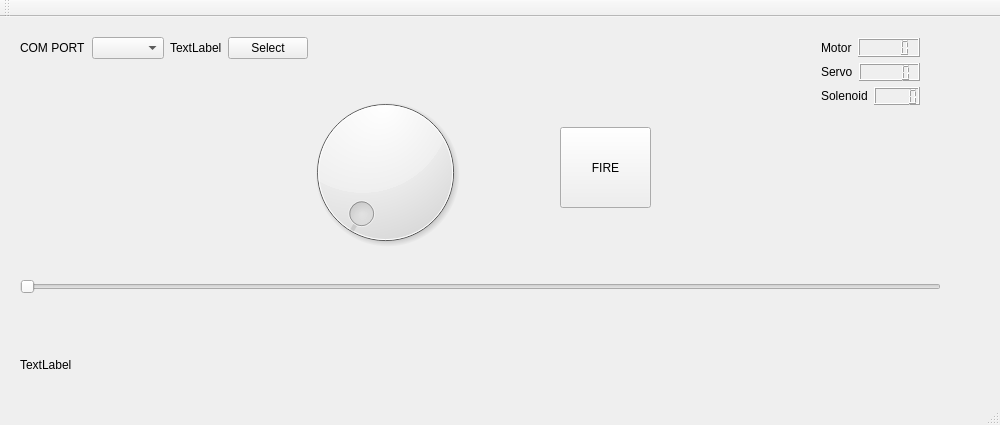
<?xml version="1.0" encoding="UTF-8"?>
<ui version="4.0">
 <class>MainWindow</class>
 <widget class="QMainWindow" name="MainWindow">
  <property name="geometry">
   <rect>
    <x>0</x>
    <y>0</y>
    <width>1000</width>
    <height>425</height>
   </rect>
  </property>
  <property name="sizePolicy">
   <sizepolicy hsizetype="Fixed" vsizetype="Fixed">
    <horstretch>0</horstretch>
    <verstretch>0</verstretch>
   </sizepolicy>
  </property>
  <property name="windowTitle">
   <string>MainWindow</string>
  </property>
  <widget class="QWidget" name="centralWidget">
   <widget class="QWidget" name="layoutWidget">
    <property name="geometry">
     <rect>
      <x>9</x>
      <y>9</y>
      <width>272</width>
      <height>24</height>
     </rect>
    </property>
    <layout class="QHBoxLayout" name="horizontalLayout">
     <property name="sizeConstraint">
      <enum>QLayout::SetFixedSize</enum>
     </property>
     <item>
      <widget class="QLabel" name="label">
       <property name="text">
        <string>COM PORT</string>
       </property>
      </widget>
     </item>
     <item>
      <widget class="QComboBox" name="comboBox_port_select"/>
     </item>
     <item>
      <widget class="QLabel" name="label_description">
       <property name="sizePolicy">
        <sizepolicy hsizetype="Expanding" vsizetype="Preferred">
         <horstretch>0</horstretch>
         <verstretch>0</verstretch>
        </sizepolicy>
       </property>
       <property name="text">
        <string>TextLabel</string>
       </property>
      </widget>
     </item>
     <item>
      <widget class="QPushButton" name="pushButton_port_select">
       <property name="text">
        <string>Select</string>
       </property>
      </widget>
     </item>
    </layout>
   </widget>
   <widget class="QLabel" name="label_status">
    <property name="geometry">
     <rect>
      <x>20</x>
      <y>340</y>
      <width>411</width>
      <height>16</height>
     </rect>
    </property>
    <property name="sizePolicy">
     <sizepolicy hsizetype="Expanding" vsizetype="Preferred">
      <horstretch>0</horstretch>
      <verstretch>0</verstretch>
     </sizepolicy>
    </property>
    <property name="text">
     <string>TextLabel</string>
    </property>
   </widget>
   <widget class="QSlider" name="horizontalSlider">
    <property name="geometry">
     <rect>
      <x>20</x>
      <y>260</y>
      <width>921</width>
      <height>20</height>
     </rect>
    </property>
    <property name="orientation">
     <enum>Qt::Horizontal</enum>
    </property>
   </widget>
   <widget class="QDial" name="dial">
    <property name="geometry">
     <rect>
      <x>240</x>
      <y>70</y>
      <width>291</width>
      <height>171</height>
     </rect>
    </property>
   </widget>
   <widget class="QPushButton" name="pushButton_fire">
    <property name="geometry">
     <rect>
      <x>560</x>
      <y>110</y>
      <width>91</width>
      <height>81</height>
     </rect>
    </property>
    <property name="text">
     <string>FIRE</string>
    </property>
    <property name="shortcut">
     <string>Space</string>
    </property>
   </widget>
   <widget class="QWidget" name="layoutWidget">
    <property name="geometry">
     <rect>
      <x>810</x>
      <y>10</y>
      <width>121</width>
      <height>89</height>
     </rect>
    </property>
    <layout class="QVBoxLayout" name="verticalLayout">
     <item>
      <layout class="QHBoxLayout" name="horizontalLayout_2">
       <item>
        <widget class="QLabel" name="label_motorState">
         <property name="text">
          <string>Motor</string>
         </property>
        </widget>
       </item>
       <item>
        <widget class="QLCDNumber" name="lcdNumber_motor"/>
       </item>
      </layout>
     </item>
     <item>
      <layout class="QHBoxLayout" name="horizontalLayout_3">
       <item>
        <widget class="QLabel" name="label_servoState">
         <property name="text">
          <string>Servo</string>
         </property>
        </widget>
       </item>
       <item>
        <widget class="QLCDNumber" name="lcdNumber_Servo"/>
       </item>
      </layout>
     </item>
     <item>
      <layout class="QHBoxLayout" name="horizontalLayout_4">
       <item>
        <widget class="QLabel" name="label_solenoidState">
         <property name="text">
          <string>Solenoid</string>
         </property>
        </widget>
       </item>
       <item>
        <widget class="QLCDNumber" name="lcdNumber_Solenoid"/>
       </item>
      </layout>
     </item>
    </layout>
   </widget>
  </widget>
  <widget class="QMenuBar" name="menuBar">
   <property name="geometry">
    <rect>
     <x>0</x>
     <y>0</y>
     <width>1000</width>
     <height>20</height>
    </rect>
   </property>
  </widget>
  <widget class="QToolBar" name="mainToolBar">
   <attribute name="toolBarArea">
    <enum>TopToolBarArea</enum>
   </attribute>
   <attribute name="toolBarBreak">
    <bool>false</bool>
   </attribute>
  </widget>
  <widget class="QStatusBar" name="statusBar"/>
 </widget>
 <layoutdefault spacing="6" margin="11"/>
 <resources/>
 <connections>
  <connection>
   <sender>horizontalSlider</sender>
   <signal>sliderMoved(int)</signal>
   <receiver>lcdNumber_motor</receiver>
   <slot>display(int)</slot>
   <hints>
    <hint type="sourcelabel">
     <x>676</x>
     <y>306</y>
    </hint>
    <hint type="destinationlabel">
     <x>901</x>
     <y>62</y>
    </hint>
   </hints>
  </connection>
  <connection>
   <sender>dial</sender>
   <signal>sliderMoved(int)</signal>
   <receiver>lcdNumber_Servo</receiver>
   <slot>display(int)</slot>
   <hints>
    <hint type="sourcelabel">
     <x>412</x>
     <y>183</y>
    </hint>
    <hint type="destinationlabel">
     <x>894</x>
     <y>94</y>
    </hint>
   </hints>
  </connection>
 </connections>
</ui>
